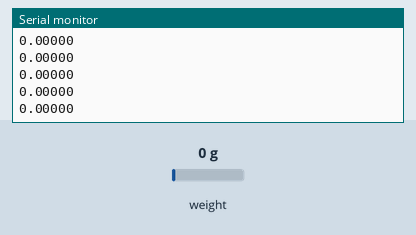
A sketch run on a simulated Arduino Uno, built with avr-gcc and run on an emulated ATmega328P. Parts: the last lines printed to the serial monitor. The test bench sets the inputs (shaded band); at power-on: weight on the scale 0 g.

Above: at 2.2 s.
2.3 s: weight on the scale set to 100 g
At 2.32 s:
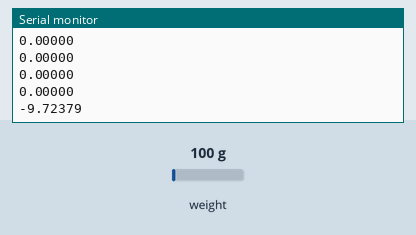
3.8 s: weight on the scale set to 1250 g
At 3.83 s:
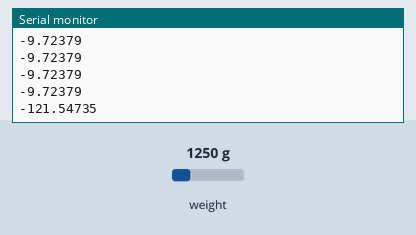
Timing chart, 0 to 6.8 s (numbered marks = the images above; inputs shaded):
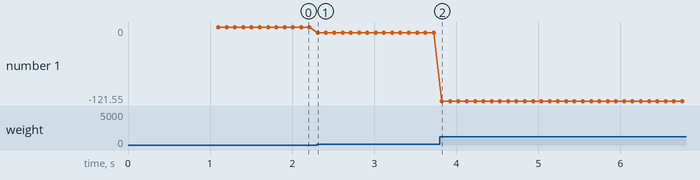

Measured:
- after the input at 2.3 s, the serial monitor: prints a new line at once (image 1)
- after the input at 3.8 s, the serial monitor: prints a new line at once (image 2)
- plotted number 1: 0 → -9.72 after the input at 2.3 s, -9.72 → -1 after the input at 3.8 s

The sketch:

LOAD_CELL.ino
```cpp
#include "HX711.h"
#define factor -7050.0
#define DOUT 3
#define CLK 2
HX711 scale(DOUT, CLK);

void setup()
{
  Serial.begin(9600);
  scale.set_scale(factor);
  scale.tare();
}

void loop()
{
  Serial.println(scale.get_units()*-97.23787364, 5); //g
}
```
